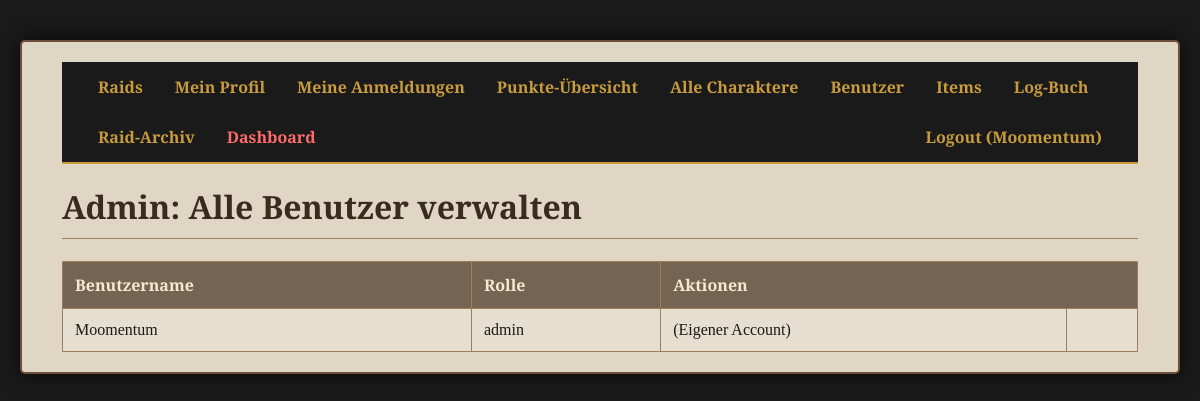
Page /admin/users (signed in) on the committed database.
### tables this page shows
CREATE TABLE users (id INTEGER PRIMARY KEY AUTOINCREMENT, username TEXT NOT NULL UNIQUE, password_hash TEXT NOT NULL, role TEXT NOT NULL DEFAULT 'member');

### app.py (the view)
@app.route('/admin/users')
@login_required
@admin_required
def admin_user_liste():
    conn = get_db_connection(); users = conn.execute('SELECT * FROM users ORDER BY username').fetchall(); conn.close()
    return render_template('admin_user_liste.html', user_liste=users)

### app.py (called while the page is built)
@login_manager.user_loader
def load_user(user_id):
    conn = get_db_connection(); user_data = conn.execute('SELECT * FROM users WHERE id = ?', (user_id,)).fetchone(); conn.close()
    return User(id=user_data['id'], username=user_data['username'], role=user_data['role']) if user_data else None

def admin_required(f):
    @wraps(f)
    def decorated_function(*args, **kwargs):
        if not current_user.is_authenticated or current_user.role != 'admin':
            flash('Für diese Aktion sind Admin-Rechte erforderlich.', 'error'); return redirect(url_for('raid_liste'))
        return f(*args, **kwargs)
    return decorated_function

def get_db_connection():
    conn = sqlite3.connect('loot_system.db'); conn.execute("PRAGMA foreign_keys = ON"); conn.row_factory = sqlite3.Row
    return conn

### templates/admin_user_liste.html (shortened to what this page needs)
{% extends "base.html" %}
{% block content %}
    <h1>Admin: Alle Benutzer verwalten</h1>
    <table>
        <thead>
            <tr>
                <th>Benutzername</th>
                <th>Rolle</th>
                <th colspan="2">Aktionen</th>
            </tr>
        </thead>
        <tbody>
            {% for user in user_liste %}
            <tr>
                <td>{{ user.username }}</td>
                <td>{{ user.role }}</td>
                <td>
                    {% if user.id != current_user.id %}
                        {% if user.role == 'member' %}
                            <form action="{{ url_for('admin_user_promote', user_id=user.id) }}" method="post">
                                <button type="submit" class="button btn-green">Zum Admin ernennen</button>
                            </form>
                        {% elif user.role == 'admin' %}
                            <form action="{{ url_for('admin_user_demote', user_id=user.id) }}" method="post">
                                <button type="submit" class="button btn-yellow">Zum Mitglied degradieren</button>
                            </form>
                        {% endif %}
                    {% else %}
                        (Eigener Account)
                    {% endif %}
                </td>
                <td>
                </td>
            </tr>
            {% endfor %}
        </tbody>
    </table>
{% endblock %}

### templates/base.html (shortened to what this page needs)
<!DOCTYPE html>
<html lang="de">
<head>
    <link rel="stylesheet" href="{{ url_for('static', filename='css/style.css') }}">
</head>
<body>
    <div class="container">
        <nav class="navbar">
            <a href="{{ url_for('raid_liste') }}">Raids</a>
            {% if current_user.is_authenticated %}
                <a href="{{ url_for('profil') }}">Mein Profil</a>
                <a href="{{ url_for('meine_anmeldungen') }}">Meine Anmeldungen</a>
                <a href="{{ url_for('punkte_uebersicht') }}">Punkte-Übersicht</a>
                {% if current_user.role == 'admin' %}
                    <a href="{{ url_for('admin_charakter_liste') }}">Alle Charaktere</a>
                    <a href="{{ url_for('admin_user_liste') }}">Benutzer</a>
                    <a href="{{ url_for('item_liste') }}">Items</a>
                    <a href="{{ url_for('log_liste') }}">Log-Buch</a>
                    <a href="{{ url_for('archiv_liste') }}">Raid-Archiv</a>
                    <a href="{{ url_for('dashboard') }}" style="color: #ff6b6b;">Dashboard</a>
                {% endif %}
                <a href="{{ url_for('logout') }}" style="float: right;">Logout ({{ current_user.username }})</a>
            {% else %}
                <a href="{{ url_for('login') }}" style="float: right;">Login</a>
                <a href="{{ url_for('register') }}" style="float: right;">Registrieren</a>
            {% endif %}
        </nav>
        <div class="content">
            {% block content %}{% endblock %}
        </div>
    </div>
</body>
</html>

### static/css/style.css (style rules this page uses)
body { background-image: url('https://upload.wikimedia.org/wikipedia/commons/b/b8/Classic_Stranglethorn_Vale.jpeg'); background-color: #1a1a1a; background-size: cover; background-attachment: fixed; background-position: center; font-family: 'Cinzel', serif; color: #1a1a1a; margin: 0; padding: 20px; }
.container { max-width: 1200px; margin: 20px auto; padding: 20px 40px; background-color: rgba(245, 235, 215, 0.9); border: 2px solid #6b4f3a; border-radius: 5px; box-shadow: 0 0 20px rgba(0,0,0,0.75); }
.navbar { background-color: #1a1a1a; border-bottom: 2px solid #c89b3c; overflow: hidden; padding: 0 20px; }
.navbar a { float: left; display: block; color: #c89b3c; text-align: center; padding: 14px 16px; text-decoration: none; font-weight: 700; transition: all 0.3s ease; }
h1, h2 { color: #3b2b1d; border-bottom: 1px solid #9e7c5e; padding-bottom: 10px; font-weight: 700; }
table { border-collapse: collapse; width: 100%; margin-top: 20px; background-color: rgba(255, 255, 255, 0.2); }
th, td { border: 1px solid #9e7c5e; text-align: left; padding: 12px; }
th { background-color: rgba(91, 70, 52, 0.8); color: #f5e8d0; font-weight: 700; }

### rows in the picture
users: username "Moomentum", role "admin", shows "(Eigener Account)"
